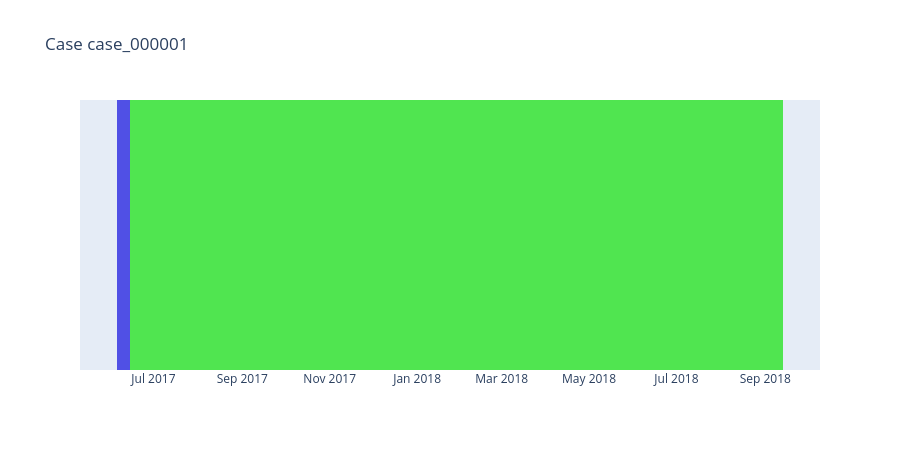

The notebook cell saved with this chart:
### Code cell
case_trajectory_plot = kairo.plot_kmeans_case_trajectory(case_trajectory, color_mapping, case_id="case_000001")
case_trajectory_plot

### Figure 1 — Plotly figure (JSON) as saved in the notebook; plotly's stock layout.template omitted (floating-point values rounded to 4 significant figures)
{"data": [{"base": ["2017-06-05T13:34:59.000000"], "customdata": [[3]], "hovertemplate": "state=0<br>start=%{base}<br>end=%{x}<br>case=%{y}<br>events=%{customdata[0]}<extra></extra>", "legendgroup": "0", "marker": {"color": "#5050e5", "line": {"width": 0}, "pattern": {"shape": ""}}, "name": "0", "orientation": "h", "showlegend": true, "textposition": "auto", "type": "bar", "x": [765375000], "xaxis": "x", "y": ["case_000001"], "yaxis": "y"}, {"base": ["2017-06-14T10:11:14.000000"], "customdata": [[9]], "hovertemplate": "state=2<br>start=%{base}<br>end=%{x}<br>case=%{y}<br>events=%{customdata[0]}<extra></extra>", "legendgroup": "2", "marker": {"color": "#50e550", "line": {"width": 0}, "pattern": {"shape": ""}}, "name": "2", "orientation": "h", "showlegend": true, "textposition": "auto", "type": "bar", "x": [39393982000], "xaxis": "x", "y": ["case_000001"], "yaxis": "y"}], "layout": {"bargap": 0, "barmode": "overlay", "height": 450, "legend": {"title": {"text": "state"}, "tracegroupgap": 0}, "showlegend": false, "title": {"text": "Case case_000001"}, "xaxis": {"anchor": "y", "domain": [0, 1], "type": "date"}, "yaxis": {"anchor": "x", "categoryarray": ["case_000001"], "categoryorder": "array", "domain": [0, 1], "title": {"text": "case"}, "visible": false}}}
